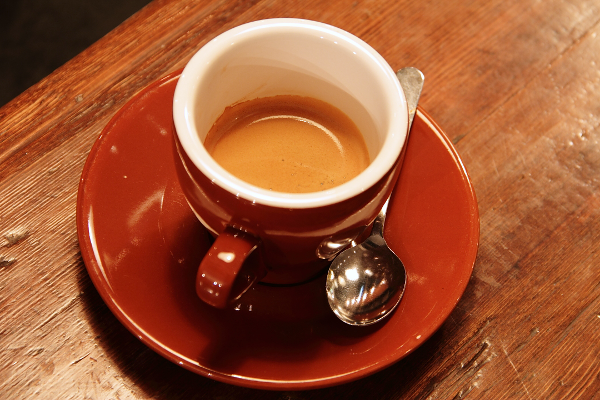
#> input picture skimage.data.coffee(), 600 x 400 px
$ jupyter execute --allow-errors singlelayerStyleTransfer.ipynb   (shell and % lines are left out)
#> lines starting #> are read from the running program, lines starting #| are printed output that depends on the picture
### libs/vgg16.py
"""
Creative Applications of Deep Learning w/ Tensorflow.
Kadenze, Inc.
Copyright Parag K. Mital, June 2016.
"""
from __future__ import print_function
import tensorflow as tf
import json
import numpy as np
import matplotlib.pyplot as plt
from skimage.transform import resize as imresize
from .utils import download


# [22 lines left out: function get_vgg_face_model, not called in this run]


def get_vgg_model():
    download('https://s3.amazonaws.com/cadl/models/vgg16.tfmodel')
#> (the call stopped at in download, `filepath, _ = urllib.request.urlretrieve( path, filename=fname, report..`: six is not available in this run)
#> further down, og is the input picture: shape (400, 600, 3); mean R, G, B 158.6, 85.8, 51.5
    with open("vgg16.tfmodel", mode='rb') as f:
        graph_def = tf.GraphDef()
        try:
            graph_def.ParseFromString(f.read())
        except:
            print('try adding PROTOCOL_BUFFERS_PYTHON_IMPLEMENTATION=python ' +
                  'to environment.  e.g.:\n' +
                  'PROTOCOL_BUFFERS_PYTHON_IMPLEMENTATION=python ipython\n' +
                  'See here for info: ' +
                  'https://github.com/tensorflow/tensorflow/issues/582')

    download('https://s3.amazonaws.com/cadl/models/synset.txt')
    with open('synset.txt') as f:
        labels = [(idx, l.strip()) for idx, l in enumerate(f.readlines())]

    return {
        'graph_def': graph_def,
        'labels': labels,
        'preprocess': preprocess,
        'deprocess': deprocess
    }


def preprocess(img, crop=True, resize=True, dsize=(224, 224)):
#> called with crop = True, resize = True, dsize = (224, 224)
    if img.dtype == np.uint8:
        img = img / 255.0

    if crop:
        short_edge = min(img.shape[:2])
#> short_edge = 400
        yy = int((img.shape[0] - short_edge) / 2)
#> yy = 0
        xx = int((img.shape[1] - short_edge) / 2)
#> xx = 100
        crop_img = img[yy: yy + short_edge, xx: xx + short_edge]
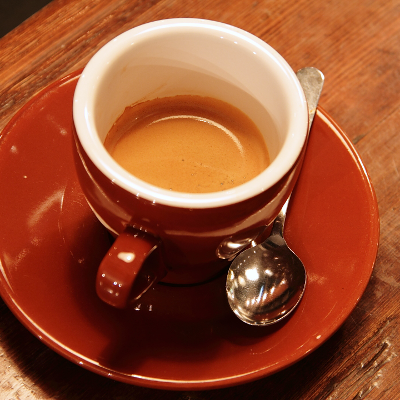
#> crop_img: shape (400, 400, 3) float64; mean of channels 0, 1, 2 0.601, 0.305, 0.183; drawn as R, G, B
    else:
        crop_img = img

    if resize:
        norm_img = imresize(crop_img, dsize, preserve_range=True)
    else:
        norm_img = crop_img

    return (norm_img).astype(np.float32)


def deprocess(img):
    return np.clip(img * 255, 0, 255).astype(np.uint8)
    # return ((img / np.max(np.abs(img))) * 127.5 +
    #         127.5).astype(np.uint8)


# [145 lines left out: functions test_vgg, test_vgg_face, not called in this run]

# [2 lines that do not run on import are left out]

### libs/utils.py
"""Utilities used in the Kadenze Academy Course on Deep Learning w/ Tensorflow.

Creative Applications of Deep Learning w/ Tensorflow.
Kadenze, Inc.
Parag K. Mital

Copyright Parag K. Mital, June 2016.
"""
from __future__ import print_function
import matplotlib.pyplot as plt
import tensorflow as tf
import urllib
import numpy as np
import zipfile
import os
from scipy.io import wavfile


def download(path):
    """Use urllib to download a file.

    Parameters
    ----------
    path : str
        Url to download

    Returns
    -------
    path : str
        Location of downloaded file.
    """
    import os
    from six.moves import urllib

    fname = path.split('/')[-1]
    if os.path.exists(fname):
        return fname

    print('Downloading ' + path)

    # [5 lines left out: function progress, not called in this run]

    filepath, _ = urllib.request.urlretrieve(
        path, filename=fname, reporthook=progress)
    return filepath


# [732 lines left out: functions download_and_extract_tar, download_and_extract_zip, load_audio, corrupt, interp, make_latent_manifold and 21 more, not called in this run]

### singlelayerStyleTransfer.ipynb
[cell 1]
import tensorflow as tf
import numpy as np
import matplotlib.pyplot as plt
import IPython.display as ipyd
import os
import random
import pickle
import cv2
from sklearn.decomposition import PCA
from libs import vgg16 # Download here! https://github.com/pkmital/CADL/tree/master/session-4/libs
from libs import gif
from libs import utils

IMAGE_PATH = "/home/roland/img_align_celeba_png" # DOWNLOAD HERE! http://mmlab.ie.cuhk.edu.hk/projects/CelebA.html
TEST_IMAGE_PATH = '/home/roland/workspace/gameboy_camera/test_images'
#> (the rest of this cell did not finish here and is left out)

As you can see the random noise on top of the image creates the "gradients" you see in the gameboy camera images that give the illusion of more than 4 colors. Note that a downside of the crop function I programmed is that most of the background of the images is not really visible (even parts of the chin are hidden). This might give problems later if we try to feed the network images with more background.

### Data preprocessing
The preprocessing step of the project is normalising the input images. Hidden is the code that loads 30.000 training images and calculates the mean and standard deviation of the gameboy images and the original images. Just because it looks cool, this is the mean of both:

[cell 2]
name_save_mean_std = "mean_std_sketches.npy"
name_save_color_mean_std = "mean_std_color.npy"
#> (the rest of this cell did not finish here and is left out)

[cell 3]
# [26 lines left out: functions conv_layer, residual_layer, transpose_deconvolution_layer, resize_deconvolution_layer, not called in this run]

def deconvolution_layer(input_tensor,used_weights,new_shape,stride,scope_name):
    return resize_deconvolution_layer(input_tensor,used_weights,new_shape,stride,scope_name)


def output_between_zero_and_one(output):
    output +=1
    return output/2

### Loss functions

In the sketch-to-photorealistic-image paper, and the real-time style transfer paper, the authors use three different loss functions: pixel-loss, style-loss, and a smoothing-loss. I implemented the same functions for my project.

[cell 4]
# [16 lines left out: functions get_smooth_loss, get_pixel_loss, not called in this run]

### The network
The network consists of many convolutional layers for scaling the image down, adding/removing information, and scaling it back to the size we want it to be. The network is inspired by the paper "Convolutional Sketch Inversion", but there are some minor difference. One thing I ignored is the batch normalisation layer. Although it is easy to add my network, this network already trained fast enough. Another thing I did was use only two residual layers, this is mostly because of my lack of computing power.

#> (a cell that did not finish here is left out)

#> (a cell that did not finish here is left out)

[cell 7]
from libs import vgg16
from libs import gif, nb_utils

#> (the rest of this cell did not finish here and is left out)

[cell 8]
from tensorflow.python.framework.ops import reset_default_graph
from skimage.data import coffee
og = coffee()
plt.imshow(og)
img = vgg16.preprocess(og)
img_4d = img[np.newaxis]


style_layers = ['vgg/conv1_1/conv1_1:0',
                'vgg/conv2_1/conv2_1:0',
                'vgg/conv3_1/conv3_1:0',
                'vgg/conv4_1/conv4_1:0',
                'vgg/conv5_1/conv5_1:0']
style_activations = []

#> (the rest of this cell did not finish here and is left out)

[cell 9]

style_features = []
for style_activation_i in style_activations:
    s_i = np.reshape(style_activation_i, [-1, style_activation_i.shape[-1]])
    gram_matrix = np.matmul(s_i.T, s_i) / s_i.size
    style_features.append(gram_matrix.astype(np.float32))

reset_default_graph()
#> (this line was passed over: tensorflow is not available in this run)
#> (the rest of this cell did not finish here and is left out)

#> (a cell that did not finish here is left out)

#> (the call stopped at in download, `filepath, _ = urllib.request.urlretrieve( path, filename=fname, report..`: six is not available in this run)
